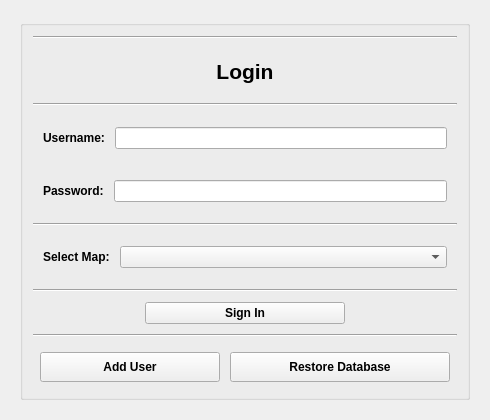
              <widget class="QWidget" name="login">
                <layout class="QVBoxLayout" name="verticalLayout_5">
                  <item>
                    <widget class="QFrame" name="frame">
                      <property name="maximumSize">
                        <size>
                          <width>16777215</width>
                          <height>650</height>
                        </size>
                      </property>
                      <property name="frameShape">
                        <enum>QFrame::NoFrame</enum>
                      </property>
                      <property name="frameShadow">
                        <enum>QFrame::Sunken</enum>
                      </property>
                      <property name="lineWidth">
                        <number>2</number>
                      </property>
                      <layout class="QGridLayout" name="gridLayout">
                        <item row="0" column="1">
                          <widget class="QGroupBox" name="groupBox">
                            <property name="minimumSize">
                              <size>
                                <width>450</width>
                                <height>380</height>
                              </size>
                            </property>
                            <property name="maximumSize">
                              <size>
                                <width>450</width>
                                <height>380</height>
                              </size>
                            </property>
                            <property name="autoFillBackground">
                              <bool>false</bool>
                            </property>
                            <property name="styleSheet">
                              <string notr="true" />
                            </property>
                            <property name="title">
                              <string />
                            </property>
                            <property name="alignment">
                              <set>Qt::AlignCenter</set>
                            </property>
                            <layout class="QVBoxLayout" name="verticalLayout_7">
                              <property name="spacing">
                                <number>10</number>
                              </property>
                              <property name="leftMargin">
                                <number>10</number>
                              </property>
                              <property name="topMargin">
                                <number>10</number>
                              </property>
                              <property name="rightMargin">
                                <number>10</number>
                              </property>
                              <property name="bottomMargin">
                                <number>10</number>
                              </property>
                              <item>
                                <widget class="Line" name="line_2">
                                  <property name="orientation">
                                    <enum>Qt::Horizontal</enum>
                                  </property>
                                </widget>
                              </item>
                              <item>
                                <layout class="QGridLayout" name="gridLayout_6">
                                  <property name="leftMargin">
                                    <number>5</number>
                                  </property>
                                  <property name="topMargin">
                                    <number>5</number>
                                  </property>
                                  <property name="rightMargin">
                                    <number>5</number>
                                  </property>
                                  <property name="bottomMargin">
                                    <number>5</number>
                                  </property>
                                  <property name="spacing">
                                    <number>5</number>
                                  </property>
                                  <item row="0" column="0">
                                    <widget class="QLabel" name="label_4_login">
                                      <property name="font">
                                        <font>
                                          <pointsize>16</pointsize>
                                          <weight>75</weight>
                                          <bold>true</bold>
                                          <underline>false</underline>
                                        </font>
                                      </property>
                                      <property name="frameShape">
                                        <enum>QFrame::NoFrame</enum>
                                      </property>
                                      <property name="frameShadow">
                                        <enum>QFrame::Sunken</enum>
                                      </property>
                                      <property name="lineWidth">
                                        <number>2</number>
                                      </property>
                                      <property name="text">
                                        <string>Login</string>
                                      </property>
                                      <property name="alignment">
                                        <set>Qt::AlignCenter</set>
                                      </property>
                                    </widget>
                                  </item>
                                </layout>
                              </item>
                              <item>
                                <widget class="Line" name="line_3">
                                  <property name="orientation">
                                    <enum>Qt::Horizontal</enum>
                                  </property>
                                </widget>
                              </item>
                              <item>
                                <layout class="QFormLayout" name="formLayout_6">
                                  <property name="formAlignment">
                                    <set>Qt::AlignCenter</set>
                                  </property>
                                  <property name="horizontalSpacing">
                                    <number>10</number>
                                  </property>
                                  <property name="verticalSpacing">
                                    <number>10</number>
                                  </property>
                                  <property name="leftMargin">
                                    <number>10</number>
                                  </property>
                                  <property name="topMargin">
                                    <number>10</number>
                                  </property>
                                  <property name="rightMargin">
                                    <number>10</number>
                                  </property>
                                  <property name="bottomMargin">
                                    <number>10</number>
                                  </property>
                                  <item row="0" column="0">
                                    <widget class="QLabel" name="label_10">
                                      <property name="font">
                                        <font>
                                          <weight>75</weight>
                                          <bold>true</bold>
                                        </font>
                                      </property>
                                      <property name="text">
                                        <string>Username:</string>
                                      </property>
                                    </widget>
                                  </item>
                                  <item row="0" column="1">
                                    <widget class="QLineEdit" name="username">
                                      <property name="maximumSize">
                                        <size>
                                          <width>400</width>
                                          <height>16777215</height>
                                        </size>
                                      </property>
                                    </widget>
                                  </item>
                                </layout>
                              </item>
                              <item>
                                <layout class="QFormLayout" name="formLayout_7">
                                  <property name="formAlignment">
                                    <set>Qt::AlignCenter</set>
                                  </property>
                                  <property name="horizontalSpacing">
                                    <number>10</number>
                                  </property>
                                  <property name="verticalSpacing">
                                    <number>10</number>
                                  </property>
                                  <property name="leftMargin">
                                    <number>10</number>
                                  </property>
                                  <property name="topMargin">
                                    <number>10</number>
                                  </property>
                                  <property name="rightMargin">
                                    <number>10</number>
                                  </property>
                                  <property name="bottomMargin">
                                    <number>10</number>
                                  </property>
                                  <item row="0" column="0">
                                    <widget class="QLabel" name="label_11">
                                      <property name="font">
                                        <font>
                                          <weight>75</weight>
                                          <bold>true</bold>
                                        </font>
                                      </property>
                                      <property name="text">
                                        <string>Password:</string>
                                      </property>
                                    </widget>
                                  </item>
                                  <item row="0" column="1">
                                    <widget class="QLineEdit" name="password">
                                      <property name="maximumSize">
                                        <size>
                                          <width>400</width>
                                          <height>16777215</height>
                                        </size>
                                      </property>
                                      <property name="echoMode">
                                        <enum>QLineEdit::Password</enum>
                                      </property>
                                    </widget>
                                  </item>
                                </layout>
                              </item>
                              <item>
                                <widget class="Line" name="line_5">
                                  <property name="orientation">
                                    <enum>Qt::Horizontal</enum>
                                  </property>
                                </widget>
                              </item>
                              <item>
                                <layout class="QFormLayout" name="formLayout_2">
                                  <property name="horizontalSpacing">
                                    <number>10</number>
                                  </property>
                                  <property name="verticalSpacing">
                                    <number>10</number>
                                  </property>
                                  <property name="leftMargin">
                                    <number>10</number>
                                  </property>
                                  <property name="topMargin">
                                    <number>10</number>
                                  </property>
                                  <property name="rightMargin">
                                    <number>10</number>
                                  </property>
                                  <property name="bottomMargin">
                                    <number>10</number>
                                  </property>
                                  <item row="0" column="1">
                                    <widget class="QComboBox" name="map_options">
                                      <property name="maximumSize">
                                        <size>
                                          <width>400</width>
                                          <height>16777215</height>
                                        </size>
                                      </property>
                                    </widget>
                                  </item>
                                  <item row="0" column="0">
                                    <widget class="QLabel" name="label_14">
                                      <property name="font">
                                        <font>
                                          <weight>75</weight>
                                          <bold>true</bold>
                                        </font>
                                      </property>
                                      <property name="text">
                                        <string>Select Map:</string>
                                      </property>
                                    </widget>
                                  </item>
                                </layout>
                              </item>
                              <item>
                                <widget class="Line" name="line_4">
                                  <property name="orientation">
                                    <enum>Qt::Horizontal</enum>
                                  </property>
                                </widget>
                              </item>
                              <item>
                                <layout class="QGridLayout" name="gridLayout_5">
                                  <item row="0" column="0">
                                    <widget class="QPushButton" name="sign_in_user">
                                      <property name="maximumSize">
                                        <size>
                                          <width>200</width>
                                          <height>16777215</height>
                                        </size>
                                      </property>
                                      <property name="font">
                                        <font>
                                          <weight>75</weight>
                                          <bold>true</bold>
                                        </font>
                                      </property>
                                      <property name="text">
                                        <string>Sign In</string>
                                      </property>
                                      <property name="icon">
                                        <iconset>
                                          <normaloff>../icons/icons8-login-50.png</normaloff>../icons/icons8-login-50.png</iconset>
                                      </property>
                                    </widget>
                                  </item>
                                </layout>
                              </item>
                              <item>
                                <widget class="Line" name="line_6">
                                  <property name="orientation">
                                    <enum>Qt::Horizontal</enum>
                                  </property>
                                </widget>
                              </item>
                              <item>
                                <layout class="QHBoxLayout" name="horizontalLayout_9">
                                  <property name="leftMargin">
                                    <number>7</number>
                                  </property>
                                  <property name="topMargin">
                                    <number>5</number>
                                  </property>
                                  <property name="rightMargin">
                                    <number>7</number>
                                  </property>
                                  <property name="bottomMargin">
                                    <number>5</number>
                                  </property>
                                  <item>
                                    <widget class="QPushButton" name="add_u">
                                      <property name="minimumSize">
                                        <size>
                                          <width>0</width>
                                          <height>30</height>
                                        </size>
                                      </property>
                                      <property name="maximumSize">
                                        <size>
                                          <width>180</width>
                                          <height>30</height>
                                        </size>
                                      </property>
                                      <property name="font">
                                        <font>
                                          <weight>75</weight>
                                          <bold>true</bold>
                                        </font>
                                      </property>
      <property name="text">
        <string>Add User</string>
      </property>
      <property name="icon">
        <iconset>
          <normaloff>../icons/icons8-add-user-50.png</normaloff>../icons/icons8-add-user-50.png</iconset>
      </property>
    </widget>
  </item>
  <item>
    <widget class="QPushButton" name="restore_db">
                                      <property name="minimumSize">
                                        <size>
                                          <width>0</width>
                                          <height>30</height>
                                        </size>
                                      </property>
                                      <property name="maximumSize">
                                        <size>
                                          <width>16777215</width>
                                          <height>30</height>
                                        </size>
                                      </property>
                                      <property name="font">
                                        <font>
                                          <weight>75</weight>
                                          <bold>true</bold>
                                        </font>
                                      </property>
                                      <property name="toolTip">
                                        <string>&lt;html&gt;&lt;head/&gt;&lt;body&gt;&lt;p align="right"&gt;In case of an error, you can restore the previous version of the database&lt;/p&gt;&lt;/body&gt;&lt;/html&gt;</string>
                                      </property>
                                      <property name="text">
                                        <string>Restore Database</string>
                                      </property>
                                      <property name="icon">
                                        <iconset>
                                          <normaloff>../icons/icons8-upload-50.png</normaloff>../icons/icons8-upload-50.png</iconset>
                                      </property>
                                    </widget>
                                  </item>
                                </layout>
                              </item>
                            </layout>
                          </widget>
                        </item>
                      </layout>
                    </widget>
                  </item>
                </layout>
              </widget>
